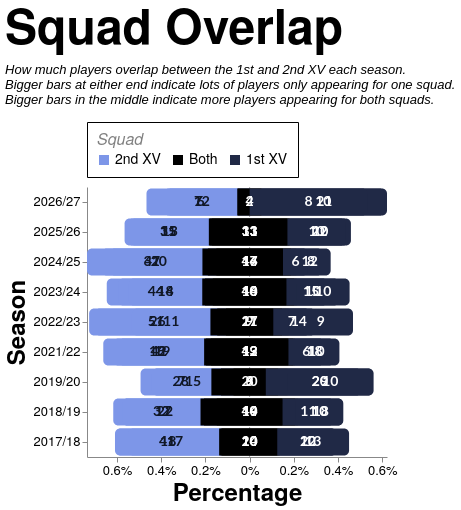

Write the Vega-Lite specification saved for this chart.
### Vega-Lite specification from a JSON file in a GitHub repository (floating-point values rounded to 4 significant figures)
{"config": {"axis": {"labelFont": "PT Sans Narrow, Helvetica Neue, Helvetica, Arial, sans-serif", "titleFont": "PT Sans Narrow, Helvetica Neue, Helvetica, Arial, sans-serif", "labelFontSize": 13, "titleFontSize": 24, "gridColor": "#202947", "gridOpacity": 0.2, "zindex": 1}, "text": {"font": "Lato, sans-serif"}, "bar": {"cornerRadiusEnd": 5}, "header": {"labelFont": "PT Sans Narrow, Helvetica Neue, Helvetica, Arial, sans-serif", "titleFont": "PT Sans Narrow, Helvetica Neue, Helvetica, Arial, sans-serif", "labelFontSize": 24, "titleFontSize": 28, "labelFontWeight": "bold", "orient": "left"}, "legend": {"labelFont": "PT Sans Narrow, Helvetica Neue, Helvetica, Arial, sans-serif", "titleFont": "PT Sans Narrow, Helvetica Neue, Helvetica, Arial, sans-serif", "labelFontSize": 14, "titleFontSize": 16, "titlePadding": 5, "fillColor": "white", "strokeColor": "black", "padding": 10, "titleFontWeight": "lighter", "titleFontStyle": "italic", "titleColor": "gray", "offset": 10}, "title": {"font": "PT Sans Narrow, Helvetica Neue, Helvetica, Arial, sans-serif", "fontSize": 48, "fontWeight": "bold", "anchor": "start", "align": "center", "titlePadding": 20, "subtitlePadding": 10, "subtitleFontSize": 13, "subtitleColor": "", "subtitleFontStyle": "italic", "offset": 15, "color": "black"}, "axisX": {"labelAngle": 0}, "facet": {"title": null, "header": null, "align": {"row": "each", "column": "each"}, "spacing": 10}, "resolve": {"scale": {"y": "independent", "facet": "independent"}}, "background": "transparent", "scale": {"offsetBandPaddingOuter": 0.2, "offsetBandPaddingInner": 0.1}, "view": {"stroke": null, "background": "transparent"}}, "layer": [{"data": {"name": "data-d285a7403ed98ae579761d64a864032b"}, "mark": {"type": "rule", "color": "#000000", "opacity": 0.3, "size": 1, "strokeDash": [2, 2]}, "encoding": {"x": {"field": "x", "type": "quantitative"}}}, {"layer": [{"mark": {"type": "bar", "cornerRadiusBottomLeft": 5, "cornerRadiusBottomRight": 0, "cornerRadiusTopLeft": 5, "cornerRadiusTopRight": 0}, "encoding": {"color": {"field": "category", "legend": {"orient": "top", "title": "Squad", "values": ["2nd XV", "Both", "1st XV"]}, "scale": {"domain": ["1st XV", "Both", "2nd XV"], "range": ["#202946", "#000000", "#7d96e8"]}, "type": "nominal"}, "order": {"field": "render_priority", "sort": "ascending", "type": "quantitative"}, "tooltip": [{"field": "season", "title": "Season", "type": "ordinal"}, {"field": "unit", "title": "Unit", "type": "nominal"}, {"field": "category", "title": "Pattern", "type": "nominal"}, {"field": "category_group", "title": "Appearance", "type": "nominal"}, {"field": "players", "title": "Players", "type": "quantitative"}, {"field": "percentage", "format": ".1%", "title": "Percentage", "type": "quantitative"}], "x": {"axis": {"format": "%", "grid": false, "labelExpr": "datum.value > 0 ? datum.value + '%' : -datum.value + '%'"}, "field": "percentage_start", "scale": {"nice": false}, "title": "Percentage", "type": "quantitative"}, "x2": {"field": "percentage_end"}, "y": {"field": "season", "sort": "descending", "title": "Season", "type": "ordinal"}}, "transform": [{"filter": "datum.category === '2nd XV'"}]}, {"mark": {"type": "bar", "cornerRadiusBottomLeft": 0, "cornerRadiusBottomRight": 0, "cornerRadiusTopLeft": 0, "cornerRadiusTopRight": 0}, "encoding": {"color": {"field": "category", "legend": {"orient": "top", "title": "Squad", "values": ["2nd XV", "Both", "1st XV"]}, "scale": {"domain": ["1st XV", "Both", "2nd XV"], "range": ["#202946", "#000000", "#7d96e8"]}, "type": "nominal"}, "order": {"field": "render_priority", "sort": "ascending", "type": "quantitative"}, "tooltip": [{"field": "season", "title": "Season", "type": "ordinal"}, {"field": "unit", "title": "Unit", "type": "nominal"}, {"field": "category", "title": "Pattern", "type": "nominal"}, {"field": "category_group", "title": "Appearance", "type": "nominal"}, {"field": "players", "title": "Players", "type": "quantitative"}, {"field": "percentage", "format": ".1%", "title": "Percentage", "type": "quantitative"}], "x": {"axis": {"format": "%", "grid": false, "labelExpr": "datum.value > 0 ? datum.value + '%' : -datum.value + '%'"}, "field": "percentage_start", "scale": {"nice": false}, "title": "Percentage", "type": "quantitative"}, "x2": {"field": "percentage_end"}, "y": {"field": "season", "sort": "descending", "title": "Season", "type": "ordinal"}}, "transform": [{"filter": "datum.category === 'Both'"}]}, {"mark": {"type": "bar", "cornerRadiusBottomLeft": 0, "cornerRadiusBottomRight": 5, "cornerRadiusTopLeft": 0, "cornerRadiusTopRight": 5}, "encoding": {"color": {"field": "category", "legend": {"orient": "top", "title": "Squad", "values": ["2nd XV", "Both", "1st XV"]}, "scale": {"domain": ["1st XV", "Both", "2nd XV"], "range": ["#202946", "#000000", "#7d96e8"]}, "type": "nominal"}, "order": {"field": "render_priority", "sort": "ascending", "type": "quantitative"}, "tooltip": [{"field": "season", "title": "Season", "type": "ordinal"}, {"field": "unit", "title": "Unit", "type": "nominal"}, {"field": "category", "title": "Pattern", "type": "nominal"}, {"field": "category_group", "title": "Appearance", "type": "nominal"}, {"field": "players", "title": "Players", "type": "quantitative"}, {"field": "percentage", "format": ".1%", "title": "Percentage", "type": "quantitative"}], "x": {"axis": {"format": "%", "grid": false, "labelExpr": "datum.value > 0 ? datum.value + '%' : -datum.value + '%'"}, "field": "percentage_start", "scale": {"nice": false}, "title": "Percentage", "type": "quantitative"}, "x2": {"field": "percentage_end"}, "y": {"field": "season", "sort": "descending", "title": "Season", "type": "ordinal"}}, "transform": [{"filter": "datum.category === '1st XV'"}]}], "data": {"name": "data-4a1e8fca44c3f7fe8b51a0af21189e59"}}, {"data": {"name": "data-4a1e8fca44c3f7fe8b51a0af21189e59"}, "mark": {"type": "text", "align": "center", "baseline": "middle", "fontSize": 14, "fontWeight": "bold"}, "encoding": {"color": {"field": "label_color", "legend": null, "scale": null, "type": "nominal"}, "text": {"field": "players", "format": ".0f", "type": "quantitative"}, "x": {"field": "label_position", "type": "quantitative"}, "y": {"field": "season", "sort": "descending", "title": "Season", "type": "ordinal"}}, "transform": [{"filter": "datum.percentage >= 0.035"}]}], "height": {"step": 30}, "resolve": {"scale": {"x": "shared"}}, "title": {"text": "Squad Overlap", "subtitle": ["How much players overlap between the 1st and 2nd XV each season.", "Bigger bars at either end indicate lots of players only appearing for one squad.", "Bigger bars in the middle indicate more players appearing for both squads."]}, "width": 300, "$schema": "https://vega.github.io/schema/vega-lite/v5.20.1.json", "datasets": {"data-d285a7403ed98ae579761d64a864032b": [{"x": 0}], "data-4a1e8fca44c3f7fe8b51a0af21189e59": [{"type_code": -1, "season": "2017/18", "unit": "Total", "category": "2nd XV", "players": 41, "category_group": "One squad", "render_priority": 0, "percentage": 0.4713, "percentage_end": -0.1379, "percentage_start": -0.6092, "label_position": -0.3736, "label_color": "#111827", "unit_order": 0}, {"type_code": 0, "season": "2017/18", "unit": "Total", "category": "Both", "players": 24, "category_group": "Both squads", "render_priority": 1, "percentage": 0.2759, "percentage_end": 0.1379, "percentage_start": -0.1379, "label_position": -5.551e-17, "label_color": "white", "unit_order": 0}, {"type_code": 1, "season": "2017/18", "unit": "Total", "category": "1st XV", "players": 22, "category_group": "One squad", "render_priority": 0, "percentage": 0.2529, "percentage_end": 0.3908, "percentage_start": 0.1379, "label_position": 0.2644, "label_color": "white", "unit_order": 0}, {"type_code": -1, "season": "2017/18", "unit": "Forwards", "category": "2nd XV", "players": 18, "category_group": "One squad", "render_priority": 0, "percentage": 0.4737, "percentage_end": -0.1316, "percentage_start": -0.6053, "label_position": -0.3684, "label_color": "#111827", "unit_order": 1}, {"type_code": 0, "season": "2017/18", "unit": "Forwards", "category": "Both", "players": 10, "category_group": "Both squads", "render_priority": 1, "percentage": 0.2632, "percentage_end": 0.1316, "percentage_start": -0.1316, "label_position": -2.776e-17, "label_color": "white", "unit_order": 1}, {"type_code": 1, "season": "2017/18", "unit": "Forwards", "category": "1st XV", "players": 10, "category_group": "One squad", "render_priority": 0, "percentage": 0.2632, "percentage_end": 0.3947, "percentage_start": 0.1316, "label_position": 0.2632, "label_color": "white", "unit_order": 1}, {"type_code": -1, "season": "2017/18", "unit": "Backs", "category": "2nd XV", "players": 17, "category_group": "One squad", "render_priority": 0, "percentage": 0.425, "percentage_end": -0.125, "percentage_start": -0.55, "label_position": -0.3375, "label_color": "#111827", "unit_order": 2}, {"type_code": 0, "season": "2017/18", "unit": "Backs", "category": "Both", "players": 10, "category_group": "Both squads", "render_priority": 1, "percentage": 0.25, "percentage_end": 0.125, "percentage_start": -0.125, "label_position": 0.0, "label_color": "white", "unit_order": 2}, {"type_code": 1, "season": "2017/18", "unit": "Backs", "category": "1st XV", "players": 13, "category_group": "One squad", "render_priority": 0, "percentage": 0.325, "percentage_end": 0.45, "percentage_start": 0.125, "label_position": 0.2875, "label_color": "white", "unit_order": 2}, {"type_code": -1, "season": "2018/19", "unit": "Total", "category": "2nd XV", "players": 32, "category_group": "One squad", "render_priority": 0, "percentage": 0.3556, "percentage_end": -0.2222, "percentage_start": -0.5778, "label_position": -0.4, "label_color": "#111827", "unit_order": 0}, {"type_code": 0, "season": "2018/19", "unit": "Total", "category": "Both", "players": 40, "category_group": "Both squads", "render_priority": 1, "percentage": 0.4444, "percentage_end": 0.2222, "percentage_start": -0.2222, "label_position": 1.11e-16, "label_color": "white", "unit_order": 0}, {"type_code": 1, "season": "2018/19", "unit": "Total", "category": "1st XV", "players": 18, "category_group": "One squad", "render_priority": 0, "percentage": 0.2, "percentage_end": 0.4222, "percentage_start": 0.2222, "label_position": 0.3222, "label_color": "white", "unit_order": 0}, {"type_code": -1, "season": "2018/19", "unit": "Forwards", "category": "2nd XV", "players": 22, "category_group": "One squad", "render_priority": 0, "percentage": 0.4681, "percentage_end": -0.1489, "percentage_start": -0.617, "label_position": -0.383, "label_color": "#111827", "unit_order": 1}, {"type_code": 0, "season": "2018/19", "unit": "Forwards", "category": "Both", "players": 14, "category_group": "Both squads", "render_priority": 1, "percentage": 0.2979, "percentage_end": 0.1489, "percentage_start": -0.1489, "label_position": 0.0, "label_color": "white", "unit_order": 1}, {"type_code": 1, "season": "2018/19", "unit": "Forwards", "category": "1st XV", "players": 11, "category_group": "One squad", "render_priority": 0, "percentage": 0.234, "percentage_end": 0.383, "percentage_start": 0.1489, "label_position": 0.266, "label_color": "white", "unit_order": 1}, {"type_code": -1, "season": "2018/19", "unit": "Backs", "category": "2nd XV", "players": 17, "category_group": "One squad", "render_priority": 0, "percentage": 0.3696, "percentage_end": -0.2065, "percentage_start": -0.5761, "label_position": -0.3913, "label_color": "#111827", "unit_order": 2}, {"type_code": 0, "season": "2018/19", "unit": "Backs", "category": "Both", "players": 19, "category_group": "Both squads", "render_priority": 1, "percentage": 0.413, "percentage_end": 0.2065, "percentage_start": -0.2065, "label_position": -8.327e-17, "label_color": "white", "unit_order": 2}, {"type_code": 1, "season": "2018/19", "unit": "Backs", "category": "1st XV", "players": 10, "category_group": "One squad", "render_priority": 0, "percentage": 0.2174, "percentage_end": 0.4239, "percentage_start": 0.2065, "label_position": 0.3152, "label_color": "white", "unit_order": 2}, {"type_code": -1, "season": "2019/20", "unit": "Total", "category": "2nd XV", "players": 28, "category_group": "One squad", "render_priority": 0, "percentage": 0.3636, "percentage_end": -0.1299, "percentage_start": -0.4935, "label_position": -0.3117, "label_color": "#111827", "unit_order": 0}, {"type_code": 0, "season": "2019/20", "unit": "Total", "category": "Both", "players": 20, "category_group": "Both squads", "render_priority": 1, "percentage": 0.2597, "percentage_end": 0.1299, "percentage_start": -0.1299, "label_position": 0.0, "label_color": "white", "unit_order": 0}, {"type_code": 1, "season": "2019/20", "unit": "Total", "category": "1st XV", "players": 29, "category_group": "One squad", "render_priority": 0, "percentage": 0.3766, "percentage_end": 0.5065, "percentage_start": 0.1299, "label_position": 0.3182, "label_color": "white", "unit_order": 0}, {"type_code": -1, "season": "2019/20", "unit": "Forwards", "category": "2nd XV", "players": 15, "category_group": "One squad", "render_priority": 0, "percentage": 0.3659, "percentage_end": -0.07317, "percentage_start": -0.439, "label_position": -0.2561, "label_color": "#111827", "unit_order": 1}, {"type_code": 0, "season": "2019/20", "unit": "Forwards", "category": "Both", "players": 6, "category_group": "Both squads", "render_priority": 1, "percentage": 0.1463, "percentage_end": 0.07317, "percentage_start": -0.07317, "label_position": 1.388e-17, "label_color": "white", "unit_order": 1}, {"type_code": 1, "season": "2019/20", "unit": "Forwards", "category": "1st XV", "players": 20, "category_group": "One squad", "render_priority": 0, "percentage": 0.4878, "percentage_end": 0.561, "percentage_start": 0.07317, "label_position": 0.3171, "label_color": "white", "unit_order": 1}, {"type_code": -1, "season": "2019/20", "unit": "Backs", "category": "2nd XV", "players": 7, "category_group": "One squad", "render_priority": 0, "percentage": 0.2692, "percentage_end": -0.1731, "percentage_start": -0.4423, "label_position": -0.3077, "label_color": "#111827", "unit_order": 2}, {"type_code": 0, "season": "2019/20", "unit": "Backs", "category": "Both", "players": 9, "category_group": "Both squads", "render_priority": 1, "percentage": 0.3462, "percentage_end": 0.1731, "percentage_start": -0.1731, "label_position": 5.551e-17, "label_color": "white", "unit_order": 2}, {"type_code": 1, "season": "2019/20", "unit": "Backs", "category": "1st XV", "players": 10, "category_group": "One squad", "render_priority": 0, "percentage": 0.3846, "percentage_end": 0.5577, "percentage_start": 0.1731, "label_position": 0.3654, "label_color": "white", "unit_order": 2}, {"type_code": -1, "season": "2021/22", "unit": "Total", "category": "2nd XV", "players": 42, "category_group": "One squad", "render_priority": 0, "percentage": 0.4118, "percentage_end": -0.2059, "percentage_start": -0.6176, "label_position": -0.4118, "label_color": "#111827", "unit_order": 0}, {"type_code": 0, "season": "2021/22", "unit": "Total", "category": "Both", "players": 42, "category_group": "Both squads", "render_priority": 1, "percentage": 0.4118, "percentage_end": 0.2059, "percentage_start": -0.2059, "label_position": -5.551e-17, "label_color": "white", "unit_order": 0}, {"type_code": 1, "season": "2021/22", "unit": "Total", "category": "1st XV", "players": 18, "category_group": "One squad", "render_priority": 0, "percentage": 0.1765, "percentage_end": 0.3824, "percentage_start": 0.2059, "label_position": 0.2941, "label_color": "white", "unit_order": 0}, {"type_code": -1, "season": "2021/22", "unit": "Forwards", "category": "2nd XV", "players": 19, "category_group": "One squad", "render_priority": 0, "percentage": 0.3958, "percentage_end": -0.1979, "percentage_start": -0.5938, "label_position": -0.3958, "label_color": "#111827", "unit_order": 1}, {"type_code": 0, "season": "2021/22", "unit": "Forwards", "category": "Both", "players": 19, "category_group": "Both squads", "render_priority": 1, "percentage": 0.3958, "percentage_end": 0.1979, "percentage_start": -0.1979, "label_position": -2.776e-17, "label_color": "white", "unit_order": 1}, {"type_code": 1, "season": "2021/22", "unit": "Forwards", "category": "1st XV", "players": 10, "category_group": "One squad", "render_priority": 0, "percentage": 0.2083, "percentage_end": 0.4062, "percentage_start": 0.1979, "label_position": 0.3021, "label_color": "white", "unit_order": 1}, {"type_code": -1, "season": "2021/22", "unit": "Backs", "category": "2nd XV", "players": 18, "category_group": "One squad", "render_priority": 0, "percentage": 0.4865, "percentage_end": -0.1757, "percentage_start": -0.6622, "label_position": -0.4189, "label_color": "#111827", "unit_order": 2}, {"type_code": 0, "season": "2021/22", "unit": "Backs", "category": "Both", "players": 13, "category_group": "Both squads", "render_priority": 1, "percentage": 0.3514, "percentage_end": 0.1757, "percentage_start": -0.1757, "label_position": 8.327e-17, "label_color": "white", "unit_order": 2}, {"type_code": 1, "season": "2021/22", "unit": "Backs", "category": "1st XV", "players": 6, "category_group": "One squad", "render_priority": 0, "percentage": 0.1622, "percentage_end": 0.3378, "percentage_start": 0.1757, "label_position": 0.2568, "label_color": "white", "unit_order": 2}, {"type_code": -1, "season": "2022/23", "unit": "Total", "category": "2nd XV", "players": 51, "category_group": "One squad", "render_priority": 0, "percentage": 0.5543, "percentage_end": -0.1467, "percentage_start": -0.7011, "label_position": -0.4239, "label_color": "#111827", "unit_order": 0}, {"type_code": 0, "season": "2022/23", "unit": "Total", "category": "Both", "players": 27, "category_group": "Both squads", "render_priority": 1, "percentage": 0.2935, "percentage_end": 0.1467, "percentage_start": -0.1467, "label_position": -2.776e-17, "label_color": "white", "unit_order": 0}, {"type_code": 1, "season": "2022/23", "unit": "Total", "category": "1st XV", "players": 14, "category_group": "One squad", "render_priority": 0, "percentage": 0.1522, "percentage_end": 0.2989, "percentage_start": 0.1467, "label_position": 0.2228, "label_color": "white", "unit_order": 0}, {"type_code": -1, "season": "2022/23", "unit": "Forwards", "category": "2nd XV", "players": 26, "category_group": "One squad", "render_priority": 0, "percentage": 0.619, "percentage_end": -0.1071, "percentage_start": -0.7262, "label_position": -0.4167, "label_color": "#111827", "unit_order": 1}, {"type_code": 0, "season": "2022/23", "unit": "Forwards", "category": "Both", "players": 9, "category_group": "Both squads", "render_priority": 1, "percentage": 0.2143, "percentage_end": 0.1071, "percentage_start": -0.1071, "label_position": 6.939e-17, "label_color": "white", "unit_order": 1}, {"type_code": 1, "season": "2022/23", "unit": "Forwards", "category": "1st XV", "players": 7, "category_group": "One squad", "render_priority": 0, "percentage": 0.1667, "percentage_end": 0.2738, "percentage_start": 0.1071, "label_position": 0.1905, "label_color": "white", "unit_order": 1}, {"type_code": -1, "season": "2022/23", "unit": "Backs", "category": "2nd XV", "players": 11, "category_group": "One squad", "render_priority": 0, "percentage": 0.3548, "percentage_end": -0.1774, "percentage_start": -0.5323, "label_position": -0.3548, "label_color": "#111827", "unit_order": 2}, {"type_code": 0, "season": "2022/23", "unit": "Backs", "category": "Both", "players": 11, "category_group": "Both squads", "render_priority": 1, "percentage": 0.3548, "percentage_end": 0.1774, "percentage_start": -0.1774, "label_position": 5.551e-17, "label_color": "white", "unit_order": 2}, {"type_code": 1, "season": "2022/23", "unit": "Backs", "category": "1st XV", "players": 9, "category_group": "One squad", "render_priority": 0, "percentage": 0.2903, "percentage_end": 0.4677, "percentage_start": 0.1774, "label_position": 0.3226, "label_color": "white", "unit_order": 2}, {"type_code": -1, "season": "2023/24", "unit": "Total", "category": "2nd XV", "players": 44, "category_group": "One squad", "render_priority": 0, "percentage": 0.4444, "percentage_end": -0.202, "percentage_start": -0.6465, "label_position": -0.4242, "label_color": "#111827", "unit_order": 0}, {"type_code": 0, "season": "2023/24", "unit": "Total", "category": "Both", "players": 40, "category_group": "Both squads", "render_priority": 1, "percentage": 0.404, "percentage_end": 0.202, "percentage_start": -0.202, "label_position": -2.776e-17, "label_color": "white", "unit_order": 0}, {"type_code": 1, "season": "2023/24", "unit": "Total", "category": "1st XV", "players": 15, "category_group": "One squad", "render_priority": 0, "percentage": 0.1515, "percentage_end": 0.3535, "percentage_start": 0.202, "label_position": 0.2778, "label_color": "white", "unit_order": 0}, {"type_code": -1, "season": "2023/24", "unit": "Forwards", "category": "2nd XV", "players": 18, "category_group": "One squad", "render_priority": 0, "percentage": 0.4286, "percentage_end": -0.1667, "percentage_start": -0.5952, "label_position": -0.381, "label_color": "#111827", "unit_order": 1}, {"type_code": 0, "season": "2023/24", "unit": "Forwards", "category": "Both", "players": 14, "category_group": "Both squads", "render_priority": 1, "percentage": 0.3333, "percentage_end": 0.1667, "percentage_start": -0.1667, "label_position": -2.776e-17, "label_color": "white", "unit_order": 1}, {"type_code": 1, "season": "2023/24", "unit": "Forwards", "category": "1st XV", "players": 10, "category_group": "One squad", "render_priority": 0, "percentage": 0.2381, "percentage_end": 0.4048, "percentage_start": 0.1667, "label_position": 0.2857, "label_color": "white", "unit_order": 1}, {"type_code": -1, "season": "2023/24", "unit": "Backs", "category": "2nd XV", "players": 14, "category_group": "One squad", "render_priority": 0, "percentage": 0.3333, "percentage_end": -0.2143, "percentage_start": -0.5476, "label_position": -0.381, "label_color": "#111827", "unit_order": 2}, {"type_code": 0, "season": "2023/24", "unit": "Backs", "category": "Both", "players": 18, "category_group": "Both squads", "render_priority": 1, "percentage": 0.4286, "percentage_end": 0.2143, "percentage_start": -0.2143, "label_position": 2.776e-17, "label_color": "white", "unit_order": 2}, {"type_code": 1, "season": "2023/24", "unit": "Backs", "category": "1st XV", "players": 10, "category_group": "One squad", "render_priority": 0, "percentage": 0.2381, "percentage_end": 0.4524, "percentage_start": 0.2143, "label_position": 0.3333, "label_color": "white", "unit_order": 2}, {"type_code": -1, "season": "2024/25", "unit": "Total", "category": "2nd XV", "players": 47, "category_group": "One squad", "render_priority": 0, "percentage": 0.4563, "percentage_end": -0.2136, "percentage_start": -0.6699, "label_position": -0.4417, "label_color": "#111827", "unit_order": 0}, {"type_code": 0, "season": "2024/25", "unit": "Total", "category": "Both", "players": 44, "category_group": "Both squads", "render_priority": 1, "percentage": 0.4272, "percentage_end": 0.2136, "percentage_start": -0.2136, "label_position": 2.776e-17, "label_color": "white", "unit_order": 0}, {"type_code": 1, "season": "2024/25", "unit": "Total", "category": "1st XV", "players": 12, "category_group": "One squad", "render_priority": 0, "percentage": 0.1165, "percentage_end": 0.3301, "percentage_start": 0.2136, "label_position": 0.2718, "label_color": "white", "unit_order": 0}, {"type_code": -1, "season": "2024/25", "unit": "Forwards", "category": "2nd XV", "players": 20, "category_group": "One squad", "render_priority": 0, "percentage": 0.4444, "percentage_end": -0.1889, "percentage_start": -0.6333, "label_position": -0.4111, "label_color": "#111827", "unit_order": 1}, {"type_code": 0, "season": "2024/25", "unit": "Forwards", "category": "Both", "players": 17, "category_group": "Both squads", "render_priority": 1, "percentage": 0.3778, "percentage_end": 0.1889, "percentage_start": -0.1889, "label_position": 0.0, "label_color": "white", "unit_order": 1}, {"type_code": 1, "season": "2024/25", "unit": "Forwards", "category": "1st XV", "players": 8, "category_group": "One squad", "render_priority": 0, "percentage": 0.1778, "percentage_end": 0.3667, "percentage_start": 0.1889, "label_position": 0.2778, "label_color": "white", "unit_order": 1}, {"type_code": -1, "season": "2024/25", "unit": "Backs", "category": "2nd XV", "players": 31, "category_group": "One squad", "render_priority": 0, "percentage": 0.5849, "percentage_end": -0.1509, "percentage_start": -0.7358, "label_position": -0.4434, "label_color": "#111827", "unit_order": 2}, {"type_code": 0, "season": "2024/25", "unit": "Backs", "category": "Both", "players": 16, "category_group": "Both squads", "render_priority": 1, "percentage": 0.3019, "percentage_end": 0.1509, "percentage_start": -0.1509, "label_position": 8.327e-17, "label_color": "white", "unit_order": 2}, {"type_code": 1, "season": "2024/25", "unit": "Backs", "category": "1st XV", "players": 6, "category_group": "One squad", "render_priority": 0, "percentage": 0.1132, "percentage_end": 0.2642, "percentage_start": 0.1509, "label_position": 0.2075, "label_color": "white", "unit_order": 2}, {"type_code": -1, "season": "2025/26", "unit": "Total", "category": "2nd XV", "players": 31, "category_group": "One squad", "render_priority": 0, "percentage": 0.369, "percentage_end": -0.1845, "percentage_start": -0.5536, "label_position": -0.369, "label_color": "#111827", "unit_order": 0}, {"type_code": 0, "season": "2025/26", "unit": "Total", "category": "Both", "players": 31, "category_group": "Both squads", "render_priority": 1, "percentage": 0.369, "percentage_end": 0.1845, "percentage_start": -0.1845, "label_position": 0.0, "label_color": "white", "unit_order": 0}, {"type_code": 1, "season": "2025/26", "unit": "Total", "category": "1st XV", "players": 22, "category_group": "One squad", "render_priority": 0, "percentage": 0.2619, "percentage_end": 0.4464, "percentage_start": 0.1845, "label_position": 0.3155, "label_color": "white", "unit_order": 0}, {"type_code": -1, "season": "2025/26", "unit": "Forwards", "category": "2nd XV", "players": 13, "category_group": "One squad", "render_priority": 0, "percentage": 0.3611, "percentage_end": -0.1806, "percentage_start": -0.5417, "label_position": -0.3611, "label_color": "#111827", "unit_order": 1}, {"type_code": 0, "season": "2025/26", "unit": "Forwards", "category": "Both", "players": 13, "category_group": "Both squads", "render_priority": 1, "percentage": 0.3611, "percentage_end": 0.1806, "percentage_start": -0.1806, "label_position": 2.776e-17, "label_color": "white", "unit_order": 1}, {"type_code": 1, "season": "2025/26", "unit": "Forwards", "category": "1st XV", "players": 10, "category_group": "One squad", "render_priority": 0, "percentage": 0.2778, "percentage_end": 0.4583, "percentage_start": 0.1806, "label_position": 0.3194, "label_color": "white", "unit_order": 1}, {"type_code": -1, "season": "2025/26", "unit": "Backs", "category": "2nd XV", "players": 15, "category_group": "One squad", "render_priority": 0, "percentage": 0.3947, "percentage_end": -0.1711, "percentage_start": -0.5658, "label_position": -0.3684, "label_color": "#111827", "unit_order": 2}, {"type_code": 0, "season": "2025/26", "unit": "Backs", "category": "Both", "players": 13, "category_group": "Both squads", "render_priority": 1, "percentage": 0.3421, "percentage_end": 0.1711, "percentage_start": -0.1711, "label_position": 8.327e-17, "label_color": "white", "unit_order": 2}, {"type_code": 1, "season": "2025/26", "unit": "Backs", "category": "1st XV", "players": 10, "category_group": "One squad", "render_priority": 0, "percentage": 0.2632, "percentage_end": 0.4342, "percentage_start": 0.1711, "label_position": 0.3026, "label_color": "white", "unit_order": 2}, {"type_code": -1, "season": "2026/27", "unit": "Total", "category": "2nd XV", "players": 12, "category_group": "One squad", "render_priority": 0, "percentage": 0.3243, "percentage_end": -0.05405, "percentage_start": -0.3784, "label_position": -0.2162, "label_color": "#111827", "unit_order": 0}, {"type_code": 0, "season": "2026/27", "unit": "Total", "category": "Both", "players": 4, "category_group": "Both squads", "render_priority": 1, "percentage": 0.1081, "percentage_end": 0.05405, "percentage_start": -0.05405, "label_position": 0.0, "label_color": "white", "unit_order": 0}, {"type_code": 1, "season": "2026/27", "unit": "Total", "category": "1st XV", "players": 21, "category_group": "One squad", "render_priority": 0, "percentage": 0.5676, "percentage_end": 0.6216, "percentage_start": 0.05405, "label_position": 0.3378, "label_color": "white", "unit_order": 0}, {"type_code": -1, "season": "2026/27", "unit": "Forwards", "category": "2nd XV", "players": 6, "category_group": "One squad", "render_priority": 0, "percentage": 0.3333, "percentage_end": -0.05556, "percentage_start": -0.3889, "label_position": -0.2222, "label_color": "#111827", "unit_order": 1}, {"type_code": 0, "season": "2026/27", "unit": "Forwards", "category": "Both", "players": 2, "category_group": "Both squads", "render_priority": 1, "percentage": 0.1111, "percentage_end": 0.05556, "percentage_start": -0.05556, "label_position": 2.776e-17, "label_color": "white", "unit_order": 1}, {"type_code": 1, "season": "2026/27", "unit": "Forwards", "category": "1st XV", "players": 10, "category_group": "One squad", "render_priority": 0, "percentage": 0.5556, "percentage_end": 0.6111, "percentage_start": 0.05556, "label_position": 0.3333, "label_color": "white", "unit_order": 1}, {"type_code": -1, "season": "2026/27", "unit": "Backs", "category": "2nd XV", "players": 7, "category_group": "One squad", "render_priority": 0, "percentage": 0.4667, "percentage_end": 0.0, "percentage_start": -0.4667, "label_position": -0.2333, "label_color": "#111827", "unit_order": 2}, {"type_code": 1, "season": "2026/27", "unit": "Backs", "category": "1st XV", "players": 8, "category_group": "One squad", "render_priority": 0, "percentage": 0.5333, "percentage_end": 0.5333, "percentage_start": 0.0, "label_position": 0.2667, "label_color": "white", "unit_order": 2}]}}
